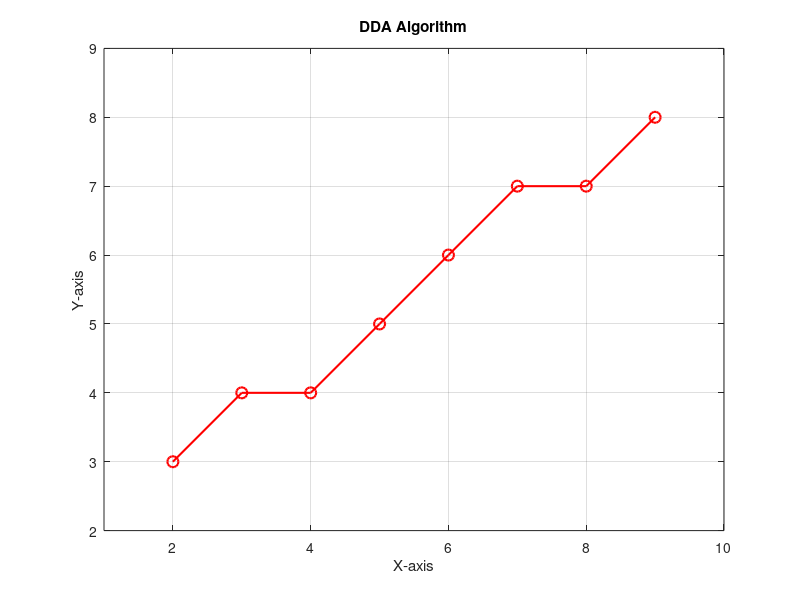

MATLAB code for this plot:
% Define endpoints (x1, y1) to (x2, y2)
x1 = 2; y1 = 3;
x2 = 9; y2 = 8;

% Calculate Δx and Δy
dx = x2 - x1;
dy = y2 - y1;

% Determine the number of steps
steps = max(abs(dx), abs(dy));

% Compute increments
x_inc = dx / steps;
y_inc = dy / steps;

% Initialize starting point
x = x1;
y = y1;

% Store coordinates for plotting
X = [x];
Y = [y];

% Generate points iteratively
for i = 1:steps
    x = x + x_inc;
    y = y + y_inc;
    X = [X, round(x)];   % Round to nearest integer
    Y = [Y, round(y)];
end

% Plot the line and grid
figure;
plot(X, Y, 'ro-', 'LineWidth', 1.5, 'MarkerSize', 8);
grid on;
axis equal;
title('DDA Algorithm');
xlabel('X-axis');
ylabel('Y-axis');
xlim([min(X)-1, max(X)+1]);
ylim([min(Y)-1, max(Y)+1]);